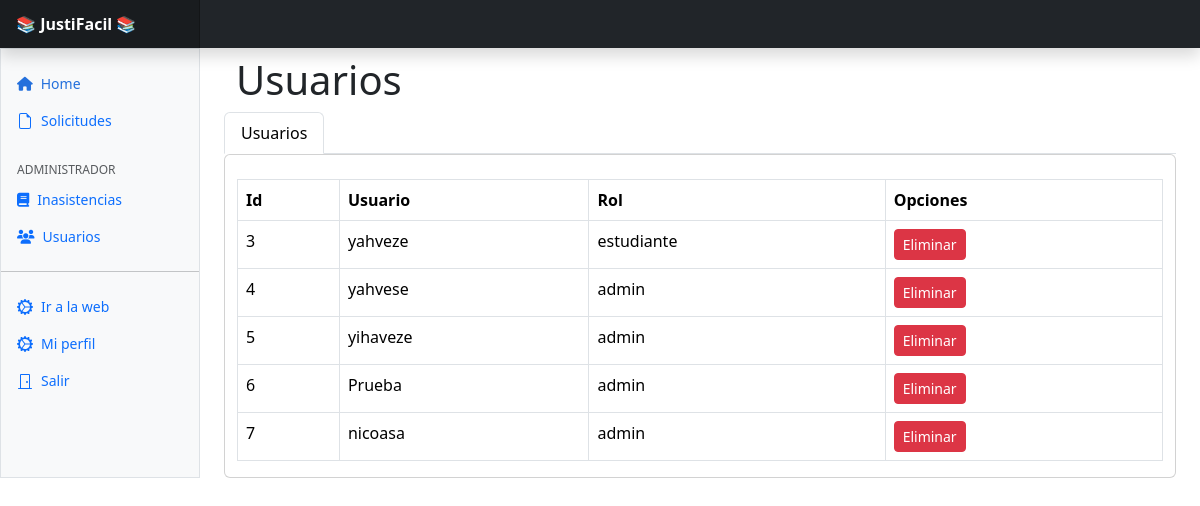
/administrador/usuario/, run on an earlier commit of the app's database.
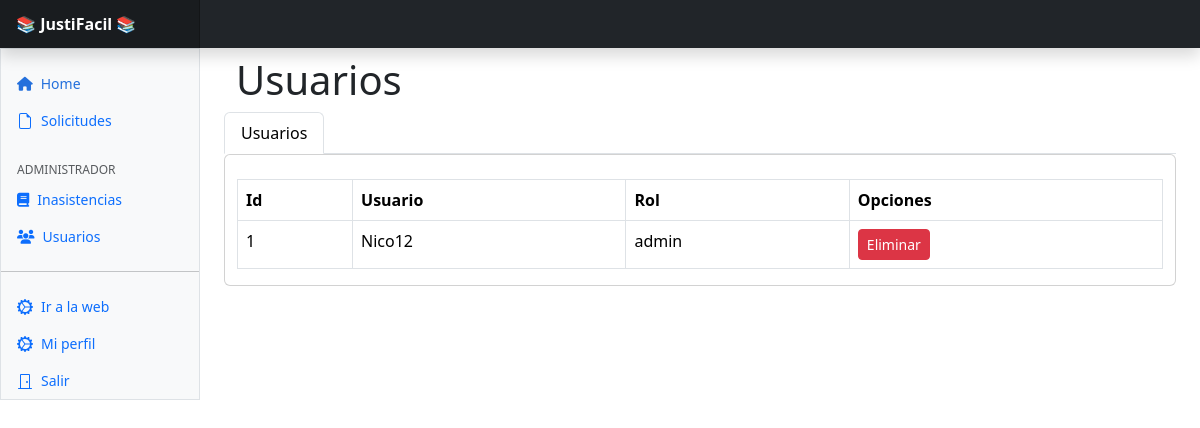
And on a later commit of the database.
### Inicio/models.py (models this page shows, shortened)
class UserProfile(models.Model):
    user = models.OneToOneField(get_user_model(), on_delete=models.CASCADE)
    role = models.CharField(max_length=20, choices=settings.ROLES)

### Inicio/routes/viewsAdmin.py (the view)
# urls.py: path('administrador/usuario/', viewsAdmin.admin_lista_usuario, name='admin_lista_usuario'),
def admin_lista_usuario(request):
    usuarios = UserProfile.objects.all()
    return render(request, 'administrador/usuario/index.html', {'usuarios': usuarios})

### Inicio/templates/administrador/usuario/index.html (shortened to what this page needs)
{% extends 'layouts/admin/app.html' %}
{% load static %}
{% block contenido %}
  <div class="container">
    <div class="row">
      <h1 class="mt-2">Usuarios</h1>
      <ul class="nav nav-tabs">
        <li class="nav-item">
          <a class="nav-link active" href="#">Usuarios</a>
        </li>
      </ul>
      <div class="card">
        <table class="table table-bordered mt-4">
          <thead>
            <tr>
              <th scope="col">Id</th>
              <th scope="col">Usuario</th>
              <th scope="col">Rol</th>
              <th scope="col">Opciones</th>
            </tr>
          </thead>
          <tbody>
            {% for usuario in usuarios %}
              <tr>
                <td>{{ usuario.id }}</td>
                <td>{{ usuario.user.username }}</td>
                <td>{{ usuario.role }}</td>
                <td>
                  <a href="{% url 'admin_delete_usuario' id=usuario.id %}" class="btn btn-danger btn-sm">Eliminar</a>
                </td>
              </tr>
            {% endfor %}
          </tbody>
        </table>
      </div>
    </div>
  </div>
{% endblock %}

What changed in the data, as far as the page shows it:
removed UserProfile: id "3", user.username "yahveze", role "estudiante"
removed UserProfile: id "4", user.username "yahvese", role "admin"
removed UserProfile: id "5", user.username "yihaveze", role "admin"
removed UserProfile: id "6", user.username "Prueba", role "admin"
removed UserProfile: id "7", user.username "nicoasa", role "admin"
added UserProfile: id "1", user.username "Nico12", role "admin"
